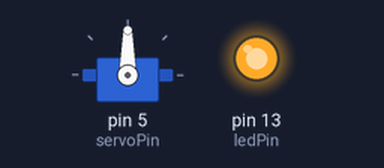
Bench run of a sketch on a simulated Arduino Uno, built with avr-gcc and run on an emulated ATmega328P. Parts: servo, output pins drawn as LEDs (lit = HIGH).

Above: at 0.05 s.
At 2.1 s:
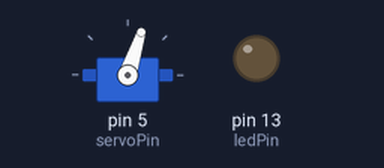
At 4.2 s:
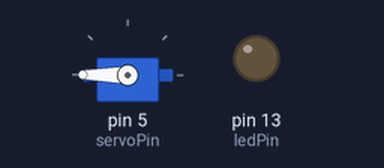
At 8.4 s:
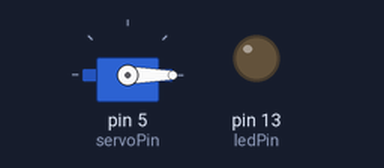
Timing chart, 0 to 11.0 s (numbered marks = the images above):
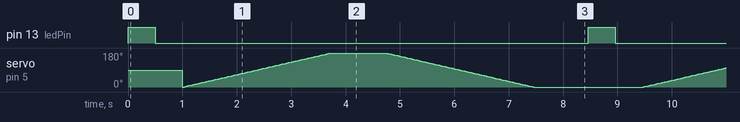

Measured:
- by itself, pin 13 (ledPin): alternates HIGH for 0.50 s and LOW for 8.0 s

The sketch:

sketch_jan23b.ino
```cpp
#include <Servo.h> // Include the Servo library

// Pin definitions
const int ledPin = 13;        // Pin for LED
const int servoPin = 5;       // Pin for Servo motor

Servo myServo; // Create a Servo object

void setup() {
  pinMode(ledPin, OUTPUT);    // Set LED pin as output
  myServo.attach(servoPin);   // Attach the servo to the pin
}

void loop() {
  // Blink LED
  digitalWrite(ledPin, HIGH);  // Turn LED on
  delay(500);                  // Wait for 500 milliseconds
  digitalWrite(ledPin, LOW);   // Turn LED off
  delay(500);                  // Wait for 500 milliseconds

  // Move servo motor
  for (int angle = 0; angle <= 180; angle++) {
    myServo.write(angle);       // Set the servo to the current angle
    delay(15);                  // Wait for the servo to reach the position
  }

  delay(1000);  // Wait for 1 second before moving back

  for (int angle = 180; angle >= 0; angle--) {
    myServo.write(angle);       // Set the servo to the current angle
    delay(15);                  // Wait for the servo to reach the position
  }

  delay(1000);  // Wait before repeating the loop
}
```
